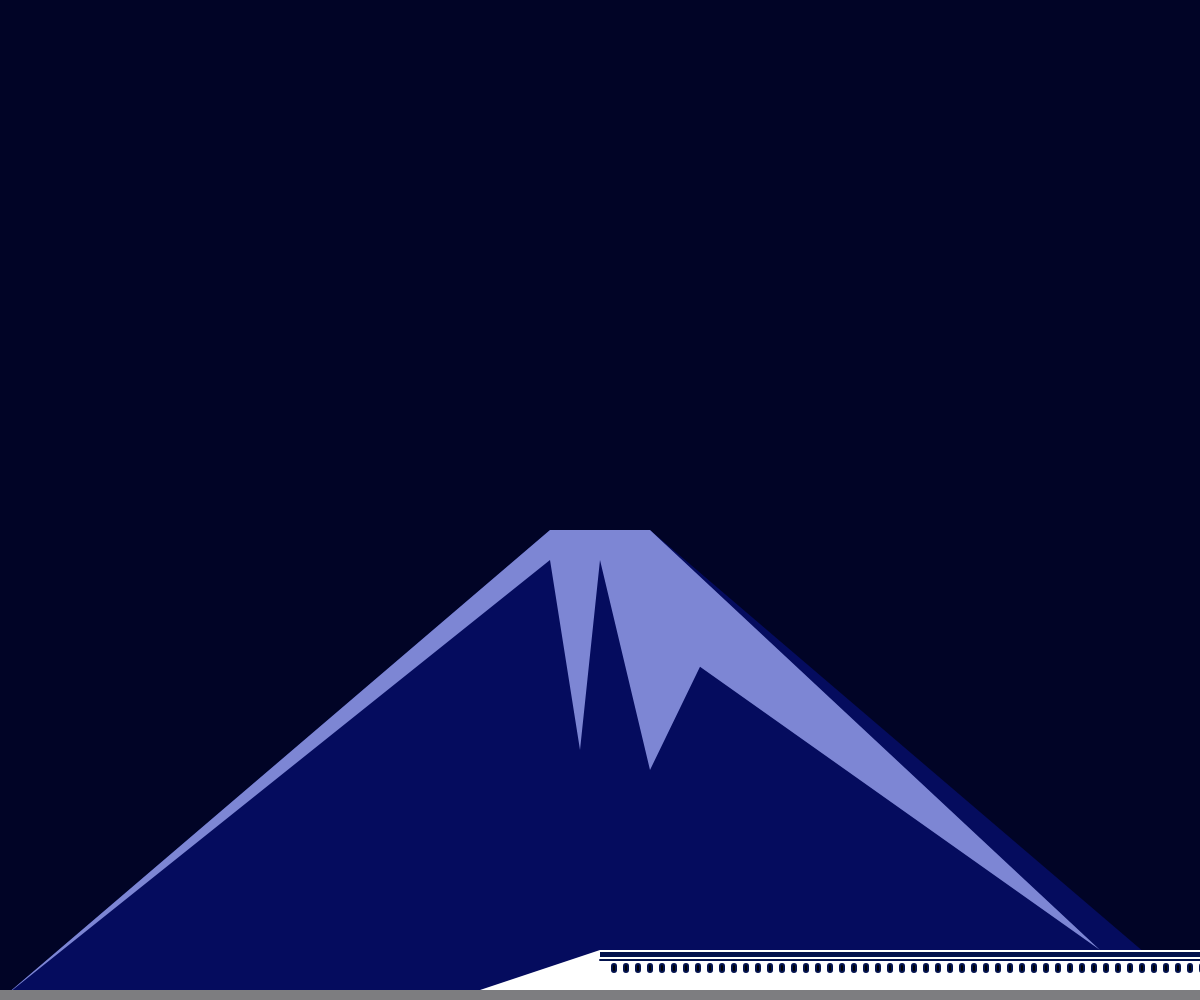
Frame 1 (no input)
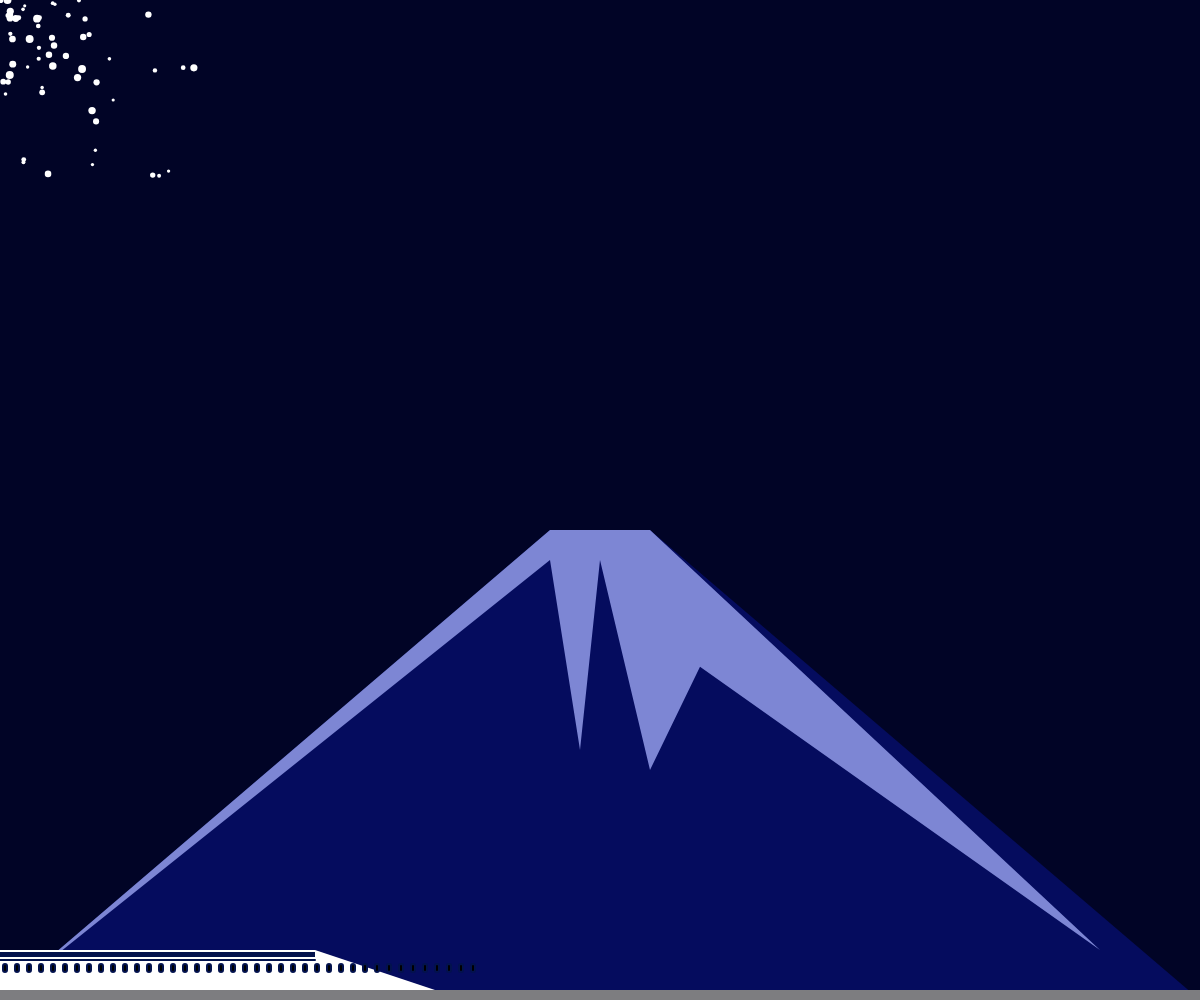
Frame 60 (no input)
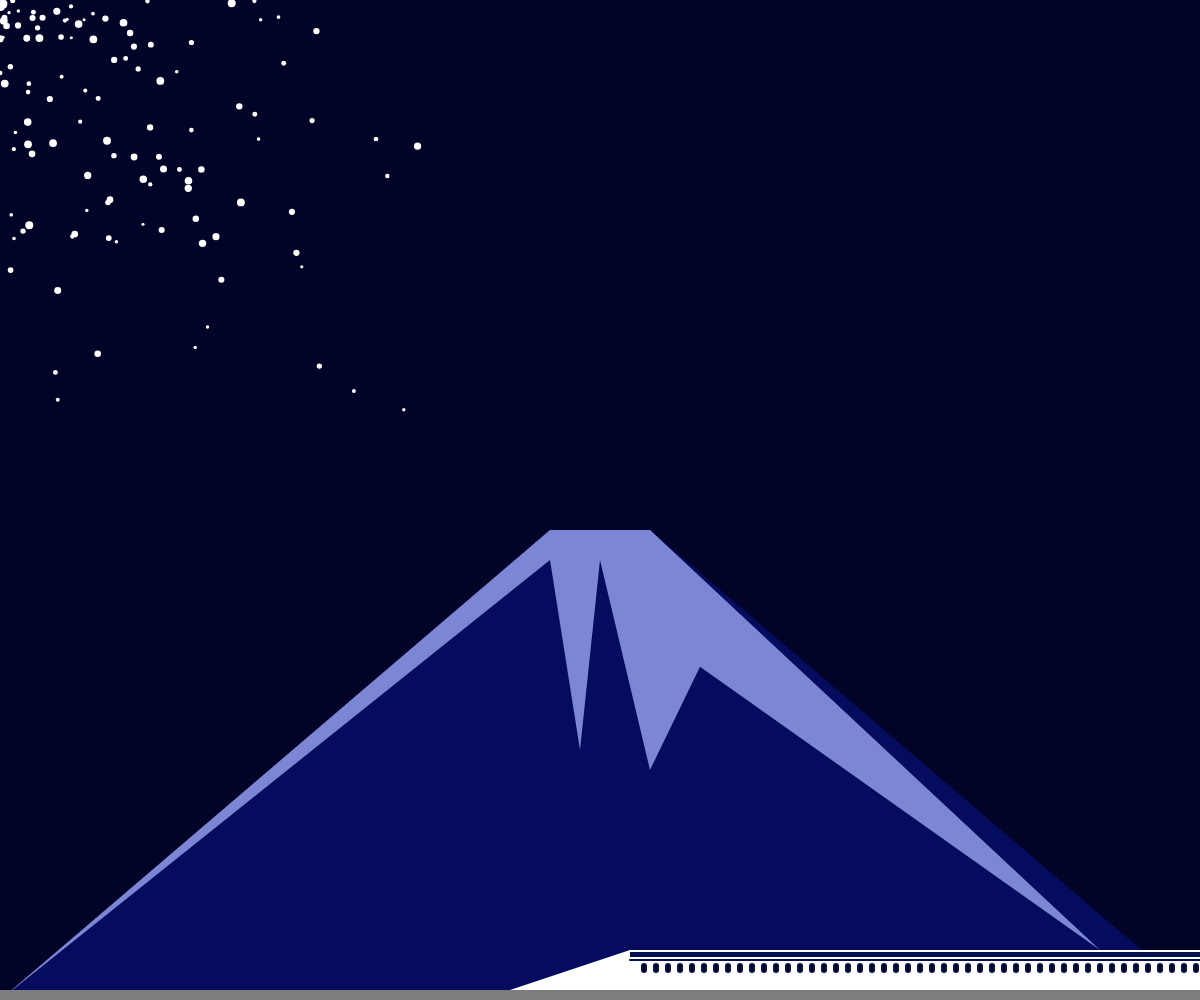
Frame 120 (the mouse pressed at the canvas centre since frame 60)

The p5.js sketch that drew these frames (run headless with seeded random() and noise() and a simulated clock; from frame 60 on, the mouse is pressed at the canvas centre):

// p5.js sketch
// ── sketch.js
// 最終課題を制作しよう
let x, snow;

function setup(){
  createCanvas(windowWidth, windowHeight);
  snow = [];//雪庸
  x = width / 2;//車体庸
}

function draw(){
  background(1, 4, 38);

  noStroke();
  mountain(width, height);
  fill(255);
  rect(x, height / 20 * 19, width / 2, height / 25);//車体
  triangle(x, height / 20 * 19, x, height / 20 * 19 + height / 25, x - height / 25 * 3, height / 20 * 19 + height / 25);//左鼻
  triangle(x + width / 2, height / 20 * 19, x + width / 2, height / 20 * 19 + height / 25, x + width / 2 + height / 25 * 3, height / 20 * 19 + height / 25);
  //右鼻
  fill(3, 18, 77);
  rect(x, height / 20 * 19 + 2, width / 2, 5);//ライン太

  stroke(125, 125, 128);
  strokeWeight(20);
  line(0, height, width, height);//下

  stroke(3, 18, 77);
  strokeWeight(2);
  line(x, height / 20 * 19 + 10, x + width / 2, height / 20 * 19 + 10);//ライン細

  for (let i = 0; i < 63; i++){
    let w = x + i * 12 + 12;
    fill(0);
    rect(w, height / 20 * 19 + 14, 4, 8, 2);
}


   x -= 15;
   if (keyIsDown(UP_ARROW)){x -= 10};
   if (keyIsDown(DOWN_ARROW)){x += 5};

   if (x < -width / 2){x = width;}
   else if(x > width){x = 0;}


  for(let i = 0; i < snow.length; i++){//iは0以上データ数以下
    let b = snow[i];//bにindex値(i)を代入
    fill(255);
    noStroke();
    ellipse(b.x, b.y, b.size);//中心(i,i)直径iの円を描く
    b.x += b.vx;//中心のx座標　xの速度分ずつ増える
    b.y += b.vy;//中心のy座標　ｙの速度分ずつ増える

}
  const b = { x:0, y:0, size:random(3, 8), vx:random(4), vy:random(4)};
  //中心はドラッグの始点，サイズはランダム，速度を増加領分に
      snow.push(b);
}

function mountain(x, y){
  fill(5, 12, 94);
  beginShape();
  vertex(0, y);
  vertex(x / 2 - 50, y / 2 + 30);
  vertex(x / 2 + 50, y / 2 + 30);
  vertex(x, y);
  endShape();

  fill(125, 134, 212);
  beginShape();
  vertex(0, y);
  vertex(x / 2 - 50, y / 2 + 30);
  vertex(x / 2 + 50, y / 2 + 30);
  vertex(x - 100, y - 50);
  vertex(x / 2 + 100, y / 3 * 2);
  vertex(x / 2 + 50, y / 4 * 3 + 20);
  vertex(x / 2, y / 2 + 60);
  vertex(x / 2 - 20, y / 4 * 3);
  vertex(x / 2 - 50, y / 2 + 60);
  endShape();
}

function windowResized(){
  resizeCanvas(windowWidth, windowHeight);
}
